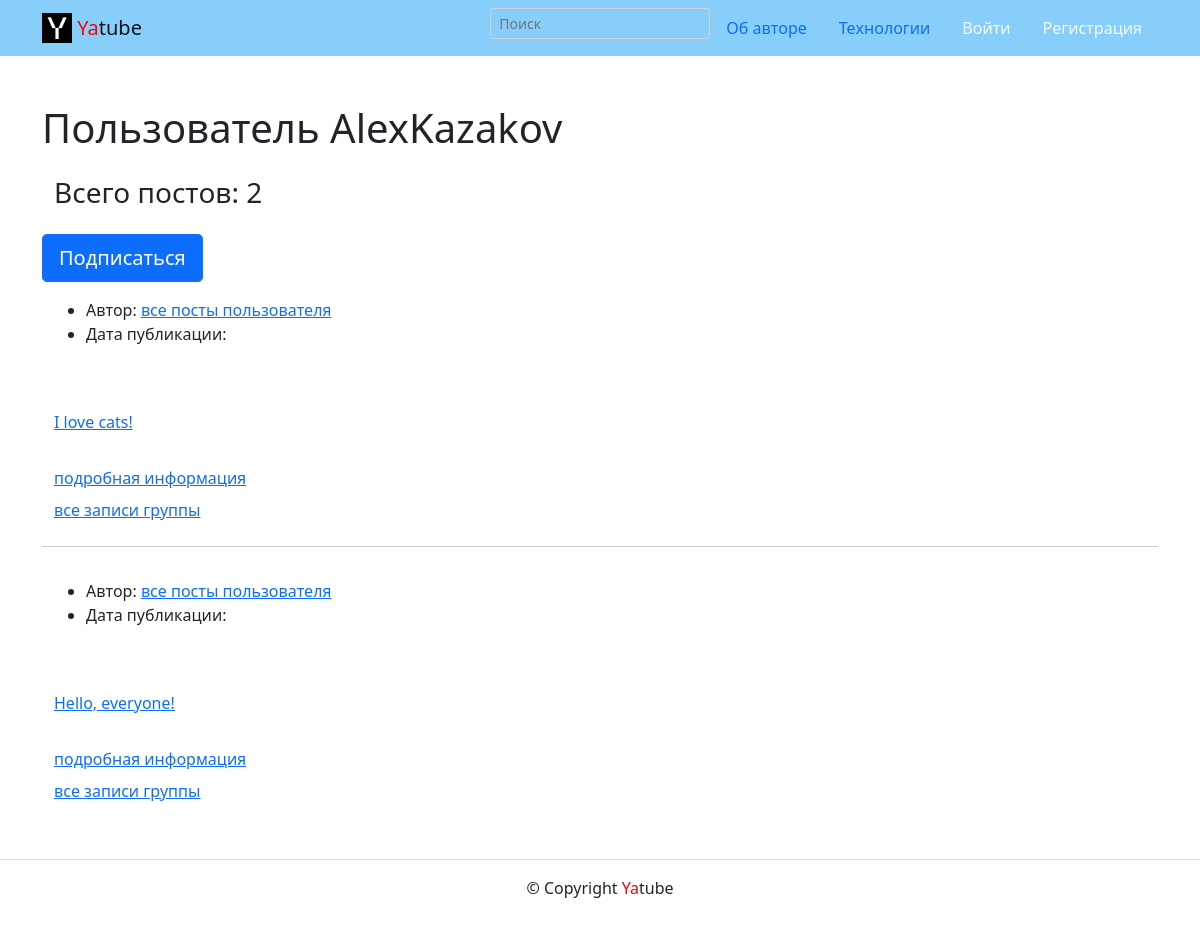
Page /profile/AlexKazakov/ on the earlier database version.
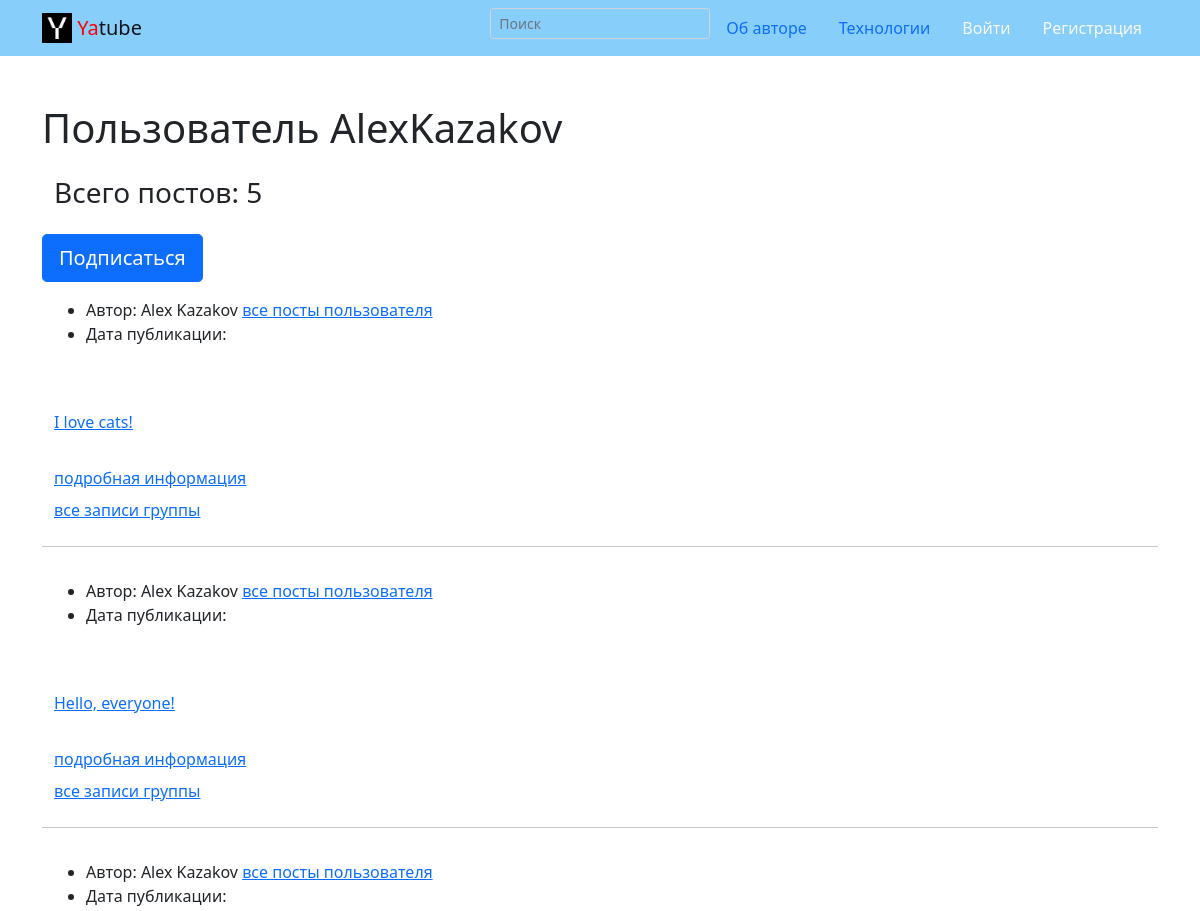
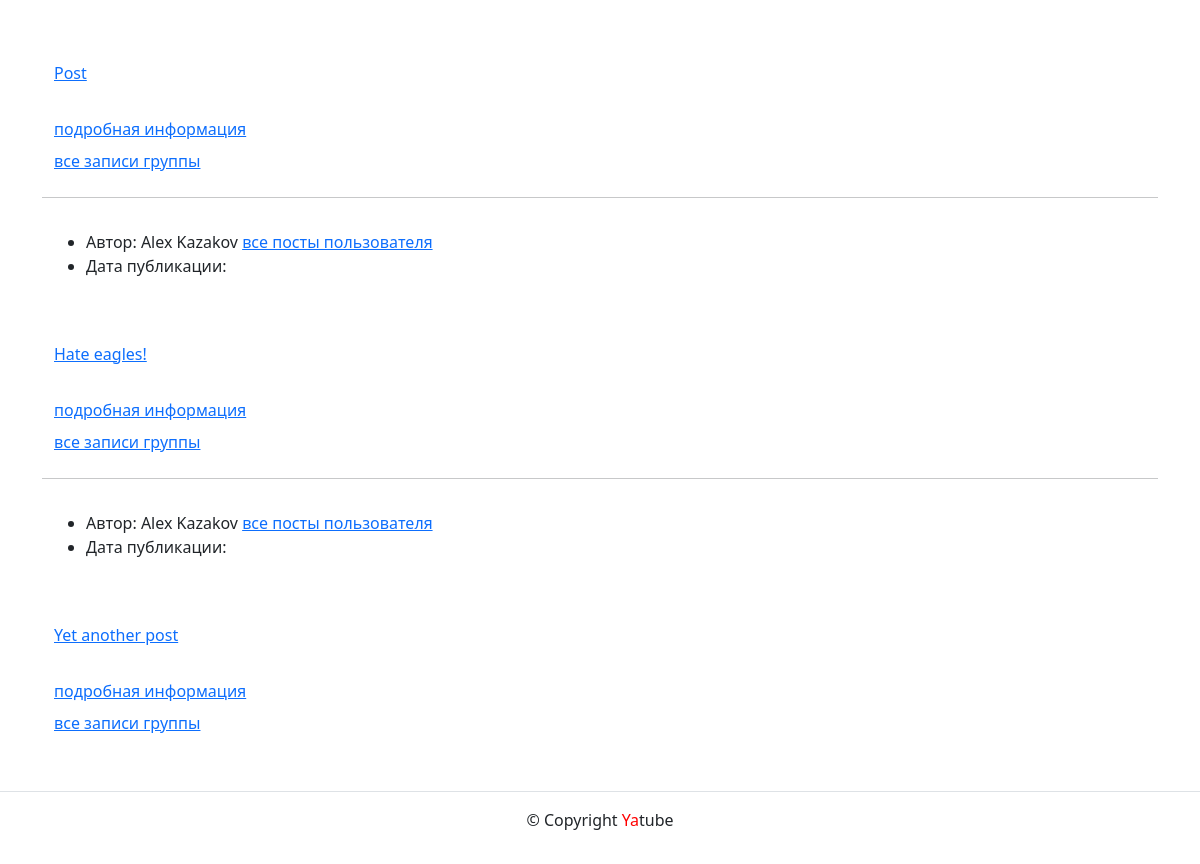
Same page on the later database version (2 pictures, top to bottom).
### posts/models.py (models this page shows, shortened)
class Post(CreatedModel):
    text = models.TextField(verbose_name='Текст поста', help_text='Введите текст поста')  # max_length=int
    author = models.ForeignKey(User, on_delete=models.CASCADE, related_name='posts')
    group = models.ForeignKey(Group, on_delete=models.CASCADE, blank=True, null=True)
    image = models.ImageField(verbose_name='Изображение', upload_to='posts/', blank=True)

### posts/views.py (the view)
# urls.py: path('profile/<str:username>/', views.profile, name='profile'),
def profile(request, username=None):
    if not username:
        username = request.user.username
    author = get_object_or_404(User, username=username)
    posts = Post.objects.filter(author__username=username).order_by('-pub_date')
    paginator = Paginator(posts, 10)
    page_number = request.GET.get('page')
    page_obj = paginator.get_page(page_number)
    sum_of_posts = len(posts)
    template = 'posts/profile.html'
    context = {
        'username': username,
        'posts': posts,
        'sum_of_posts': sum_of_posts,
        'page_obj': page_obj
    }
    return render(request, template, context)

### templates/posts/profile.html (shortened to what this page needs)
{% extends "base.html" %}
{% load thumbnail %}
 {% block content %}
    <main>
      <div class="container py-5">
        <h1>Пользователь {{ username }} </h1>
        <div class="container py-3">
        <h3>Всего постов: {{ sum_of_posts }} </h3>
        {% if request.user.username != username %}
        </div>
        {% if following %}
    <a
      class="btn btn-lg btn-light"
      href="{% url 'posts:unfollow' username %}" role="button"
    >
      Отписаться
    </a>
  {% else %}
      <a
        class="btn btn-lg btn-primary"
        href="{% url 'posts:follow' username %}" role="button"
      >
        Подписаться
      </a>
   {% endif %}
   {% endif %}
        <article>
        {% for post in page_obj %}
        <div class="container py-3">
          <ul>
            <li>
              Автор: {{ post.author.get_full_name }}
              <a href="{% url 'posts:author_posts' post.author_id %}">все посты пользователя</a>
            </li>
            <li>
              Дата публикации: {{ post.pub_date|date:"d E Y" }}
            </li>
          </ul>
        </div>
          <div class="container py-3">
          <p>
            <a href="{% url 'posts:post_detail' post.pk %}">
            {{ post.text }}
            </a>
          </p>
        </div>
          <div class="container py-32">
          <a href="{% url 'posts:post_detail' post.pk %}">подробная информация</a>
          </div>
        </article>
        {% if post.group %}
         <div class="container py-2">
        <a href="{% url 'posts:group_list' post.group.slug %}">все записи группы</a>
        {% endif %}
         </div>
        {% if not forloop.last %}
          <hr>
        {% endif %}
      {% endfor %}
      </div>
    </main>
    {% endblock content %}

Differences in the rows shown:
changed through a linked row, Post "I love cats!": author.get_full_name (not shown) → "Alex Kazakov"
changed Post "Hello, everyone!": author.get_full_name (not shown) → "Alex Kazakov"
added Post: author.get_full_name "Alex Kazakov", text "Post", shows "все записи группы"
added Post: author.get_full_name "Alex Kazakov", text "Hate eagles!", shows "все записи группы"
added Post: author.get_full_name "Alex Kazakov", text "Yet another post", shows "все записи группы"
Other differences:
{{ sum_of_posts }}: "2" → "5"
